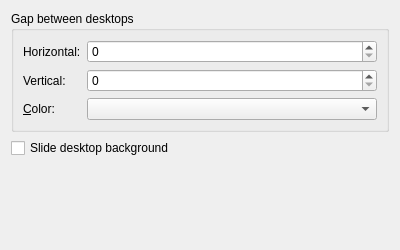
<?xml version="1.0" encoding="UTF-8"?>
<ui version="4.0">
 <class>SlideEffectConfig</class>
 <widget class="QWidget" name="SlideEffectConfig">
  <property name="geometry">
   <rect>
    <x>0</x>
    <y>0</y>
    <width>400</width>
    <height>250</height>
   </rect>
  </property>
  <layout class="QVBoxLayout" name="verticalLayout">
   <item>
    <widget class="QGroupBox" name="groupBox_Gaps">
     <property name="title">
      <string>Gap between desktops</string>
     </property>
     <layout class="QFormLayout" name="formLayout_2">
      <item row="0" column="0">
       <widget class="QLabel" name="label_HorizontalGap">
        <property name="text">
         <string>Horizontal:</string>
        </property>
       </widget>
      </item>
      <item row="0" column="1">
       <widget class="QSpinBox" name="kcfg_HorizontalGap">
        <property name="sizePolicy">
         <sizepolicy hsizetype="Expanding" vsizetype="Fixed">
          <horstretch>0</horstretch>
          <verstretch>0</verstretch>
         </sizepolicy>
        </property>
        <property name="maximum">
         <number>1000</number>
        </property>
        <property name="singleStep">
         <number>5</number>
        </property>
       </widget>
      </item>
      <item row="1" column="0">
       <widget class="QLabel" name="label_VerticalGap">
        <property name="text">
         <string>Vertical:</string>
        </property>
       </widget>
      </item>
      <item row="1" column="1">
       <widget class="QSpinBox" name="kcfg_VerticalGap">
        <property name="sizePolicy">
         <sizepolicy hsizetype="Expanding" vsizetype="Fixed">
          <horstretch>0</horstretch>
          <verstretch>0</verstretch>
         </sizepolicy>
        </property>
        <property name="maximum">
         <number>1000</number>
        </property>
        <property name="singleStep">
         <number>5</number>
        </property>
       </widget>
      </item>
      <item row="2" column="0">
       <widget class="QLabel" name="label_GapColor">
        <property name="text">
         <string>&amp;Color:</string>
        </property>
        <property name="buddy">
         <cstring>kcfg_GapColor</cstring>
        </property>
       </widget>
      </item>
      <item row="2" column="1">
       <widget class="KColorCombo" name="kcfg_GapColor">
        <property name="sizePolicy">
         <sizepolicy hsizetype="Expanding" vsizetype="Fixed">
          <horstretch>0</horstretch>
          <verstretch>0</verstretch>
         </sizepolicy>
        </property>
       </widget>
      </item>
     </layout>
    </widget>
   </item>
   <item>
    <widget class="QCheckBox" name="kcfg_SlideBackground">
     <property name="text">
      <string>Slide desktop background</string>
     </property>
    </widget>
   </item>
   <item>
    <spacer name="verticalSpacer">
     <property name="orientation">
      <enum>Qt::Vertical</enum>
     </property>
     <property name="sizeHint" stdset="0">
      <size>
       <width>20</width>
       <height>40</height>
      </size>
     </property>
    </spacer>
   </item>
  </layout>
 </widget>
 <customwidgets>
  <customwidget>
   <class>KColorCombo</class>
   <extends>QComboBox</extends>
   <header>kcolorcombo.h</header>
  </customwidget>
 </customwidgets>
 <resources/>
 <connections/>
</ui>
